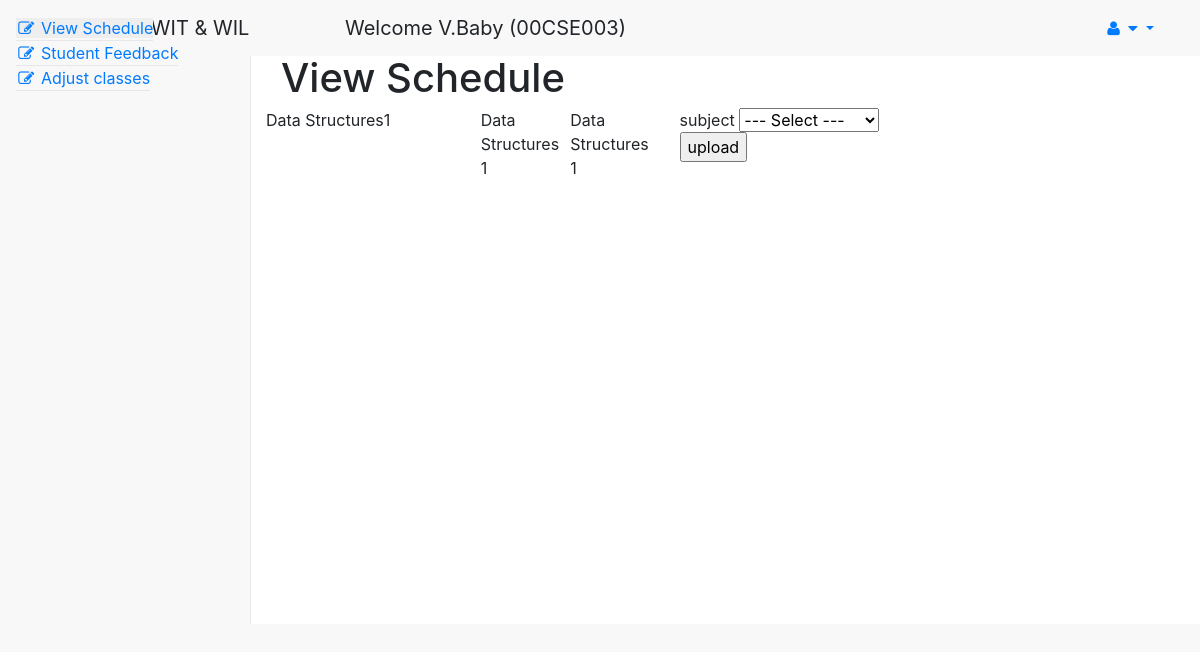
The app's page /fac/view_schedule.php (signed in) with its own data.
### tables this page shows
CREATE TABLE `ttinfo` (
  `dept` varchar(10) NOT NULL,
  `academic_year` varchar(20) NOT NULL,
  `year` int(10) NOT NULL,
  `sem` int(10) NOT NULL,
  `sec` int(10) NOT NULL,
  `day` varchar(50) NOT NULL,
  `no_of_hours` int(10) NOT NULL,
  `subject` varchar(200) NOT NULL,
  `faculty_id` varchar(50) NOT NULL,
  `hour` varchar(30) NOT NULL
);

### fac/view_schedule.php (the view, shortened to what this page needs)
<!DOCTYPE html>
<html lang="en">
<head>
    <link href="../vendor/bootstrap/css/bootstrap.min.css" rel="stylesheet">
    <link href="../vendor/metisMenu/metisMenu.min.css" rel="stylesheet">
    <link href="../dist/css/sb-admin-2.css" rel="stylesheet">
    <link href="../vendor/morrisjs/morris.css" rel="stylesheet">
    <link href="../vendor/font-awesome/css/font-awesome.min.css" rel="stylesheet" type="text/css">
</head>
<body>
    <div id="wrapper">
        <nav class="navbar navbar-default navbar-static-top" role="navigation" style="margin-bottom: 0">
            <div class="navbar-header">
                <button type="button" class="navbar-toggle" data-toggle="collapse" data-target=".navbar-collapse">
                </button>
                <a class="navbar-brand" >VNR VJIET- WIT & WIL &nbsp;&nbsp;&nbsp;&nbsp;&nbsp;&nbsp;&nbsp;&nbsp;&nbsp;&nbsp;&nbsp;&nbsp;&nbsp;&nbsp;&nbsp;&nbsp;Welcome <?php echo $_SESSION['user']; ?> (<?php echo $_SESSION['id']; ?>)</a>
            </div>
            <ul class="nav navbar-top-links navbar-right">
                <li class="dropdown">
                    <a class="dropdown-toggle" data-toggle="dropdown" href="#">
                        <i class="fa fa-user fa-fw"></i> <i class="fa fa-caret-down"></i>
                    </a>
                </li>
            </ul>
            <div class="navbar-default sidebar" role="navigation">
                <div class="sidebar-nav navbar-collapse">
                    <ul class="nav" id="side-menu">
                        <li>
                            <a href="view_schedule.php"><i class="fa fa-edit fa-fw"></i> View Schedule</a>
                        </li>
                        <li>
                            <a href="student_feedback.php"><i class="fa fa-edit fa-fw"></i> Student Feedback</a>
                        </li>
						<li>
                            <a href="adjust_classes.php"><i class="fa fa-edit fa-fw"></i> Adjust classes</a>
                        </li>
                    </ul>
                </div>
            </div>
        </nav>
        <div id="page-wrapper">
            <div class="row">
                <div class="col-lg-12">
                    <h1 class="page-header">View Schedule</h1>
                </div>
            </div>
					<?php
						$connect = mysqli_connect("localhost", "root", "", "timetable");
						$sql = "select * from ttinfo where faculty_id='".$_SESSION['id']."' and day='".date('l')."';";
						$result = mysqli_query($connect,$sql);
						while($row = mysqli_fetch_assoc($result)){
					?>
					<div class="row">
						<div class="col-lg-3 col-md-6">
							<div class="panel panel-info">
								<div class="panel-heading">
									<div class="row">
										<div class="col-xs-3">
											<div><?php echo $row['subject'];?></div>
										</div>
										<div class="col-xs-9 text-right">
											<div><?php echo $row['no_of_hours'];?></div>
										</div>
									</div>
								</div>
							</div>
						</div>
					<?php }					?>
					</div>
<form action="view_schedule.php" method="post" >
subject
<select name="new" id="new">
<option value="">--- Select ---</option>
</select>
<br>
<button name="btn" value="upload" >upload</button>
</form>
				</div>
</body>
</html>

### records on screen
ttinfo: subject "Data Structures", no_of_hours "1"
ttinfo: subject "Data Structures", no_of_hours "1"
ttinfo: subject "Data Structures", no_of_hours "1"

### other values on screen
$_SESSION['user'] "V.Baby"
$_SESSION['id'] "00CSE003"
